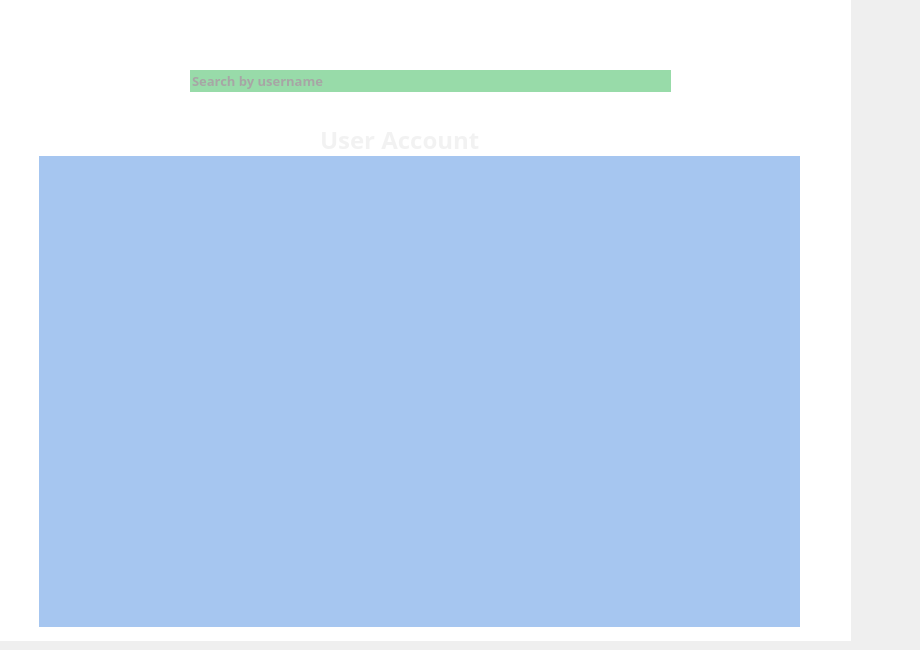
        <widget class="QWidget" name="manageUserPage">
         <widget class="QLabel" name="bg_4">
          <property name="geometry">
           <rect>
            <x>0</x>
            <y>0</y>
            <width>851</width>
            <height>641</height>
           </rect>
          </property>
          <property name="styleSheet">
           <string notr="true">background-color: rgb(255, 255, 255);</string>
          </property>
          <property name="text">
           <string/>
          </property>
         </widget>
         <widget class="QLabel" name="style_4">
          <property name="geometry">
           <rect>
            <x>-44</x>
            <y>-35</y>
            <width>911</width>
            <height>281</height>
           </rect>
          </property>
          <property name="text">
           <string>&lt;html&gt;&lt;head/&gt;&lt;body&gt;&lt;p&gt;&lt;img src=&quot;:/admin/Admin/style3.png&quot;width=&quot;1000&quot; height=&quot;200&quot;/&gt;&lt;/p&gt;&lt;/body&gt;&lt;/html&gt;</string>
          </property>
         </widget>
         <widget class="QLineEdit" name="searchEnter_2">
          <property name="geometry">
           <rect>
            <x>190</x>
            <y>70</y>
            <width>481</width>
            <height>22</height>
           </rect>
          </property>
          <property name="font">
           <font>
            <family>Bahnschrift SemiBold</family>
            <pointsize>10</pointsize>
            <weight>75</weight>
            <bold>true</bold>
           </font>
          </property>
          <property name="styleSheet">
           <string notr="true">
color: rgb(167, 165, 165);
background-color: rgb(152, 219, 169);</string>
          </property>
          <property name="inputMask">
           <string/>
          </property>
          <property name="text">
           <string>Search by username</string>
          </property>
          <property name="frame">
           <bool>false</bool>
          </property>
          <property name="clearButtonEnabled">
           <bool>false</bool>
          </property>
         </widget>
         <widget class="QScrollArea" name="userAccContent_2">
          <property name="geometry">
           <rect>
            <x>39</x>
            <y>156</y>
            <width>761</width>
            <height>471</height>
           </rect>
          </property>
          <property name="styleSheet">
           <string notr="true">background-color: rgb(166, 198, 240);</string>
          </property>
          <property name="frameShape">
           <enum>QFrame::NoFrame</enum>
          </property>
          <property name="widgetResizable">
           <bool>true</bool>
          </property>
          <widget class="QWidget" name="scrollAreaWidgetContents_4">
           <property name="geometry">
            <rect>
             <x>0</x>
             <y>0</y>
             <width>761</width>
             <height>471</height>
            </rect>
           </property>
          </widget>
         </widget>
         <widget class="QLabel" name="userAccTitle">
          <property name="geometry">
           <rect>
            <x>320</x>
            <y>120</y>
            <width>191</width>
            <height>41</height>
           </rect>
          </property>
          <property name="font">
           <font>
            <family>Bahnschrift SemiBold</family>
            <pointsize>14</pointsize>
            <weight>75</weight>
            <bold>true</bold>
           </font>
          </property>
          <property name="styleSheet">
           <string notr="true">color: rgb(242, 242, 242);</string>
          </property>
          <property name="text">
           <string>&lt;html&gt;&lt;head/&gt;&lt;body&gt;&lt;p&gt;&lt;span style=&quot; font-size:18pt;&quot;&gt;User Account&lt;/span&gt;&lt;/p&gt;&lt;/body&gt;&lt;/html&gt;</string>
          </property>
         </widget>
         <widget class="QLabel" name="searchLogo_2">
          <property name="geometry">
           <rect>
            <x>160</x>
            <y>60</y>
            <width>31</width>
            <height>41</height>
           </rect>
          </property>
          <property name="text">
           <string>&lt;html&gt;&lt;head/&gt;&lt;body&gt;&lt;p&gt;&lt;img src=&quot;:/User/User/scope.png&quot;width=&quot;25&quot;/&gt;&lt;/p&gt;&lt;/body&gt;&lt;/html&gt;</string>
          </property>
         </widget>
         <widget class="QLabel" name="userAccSearch">
          <property name="geometry">
           <rect>
            <x>140</x>
            <y>50</y>
            <width>561</width>
            <height>61</height>
           </rect>
          </property>
          <property name="text">
           <string>&lt;html&gt;&lt;head/&gt;&lt;body&gt;&lt;p&gt;&lt;img src=&quot;:/User/User/friendSearch.png&quot;width=&quot;550&quot;/&gt;&lt;/p&gt;&lt;/body&gt;&lt;/html&gt;</string>
          </property>
         </widget>
         <widget class="QLabel" name="userAccContainer">
          <property name="geometry">
           <rect>
            <x>20</x>
            <y>120</y>
            <width>811</width>
            <height>511</height>
           </rect>
          </property>
          <property name="toolTipDuration">
           <number>-1</number>
          </property>
          <property name="text">
           <string>&lt;html&gt;&lt;head/&gt;&lt;body&gt;&lt;p&gt;&lt;img src=&quot;:/User/User/friendContainer.png&quot;width=&quot;800&quot;/&gt;&lt;/p&gt;&lt;/body&gt;&lt;/html&gt;</string>
          </property>
         </widget>
         <zorder>bg_4</zorder>
         <zorder>style_4</zorder>
         <zorder>userAccContainer</zorder>
         <zorder>userAccSearch</zorder>
         <zorder>userAccTitle</zorder>
         <zorder>searchLogo_2</zorder>
         <zorder>searchEnter_2</zorder>
         <zorder>userAccContent_2</zorder>
        </widget>
